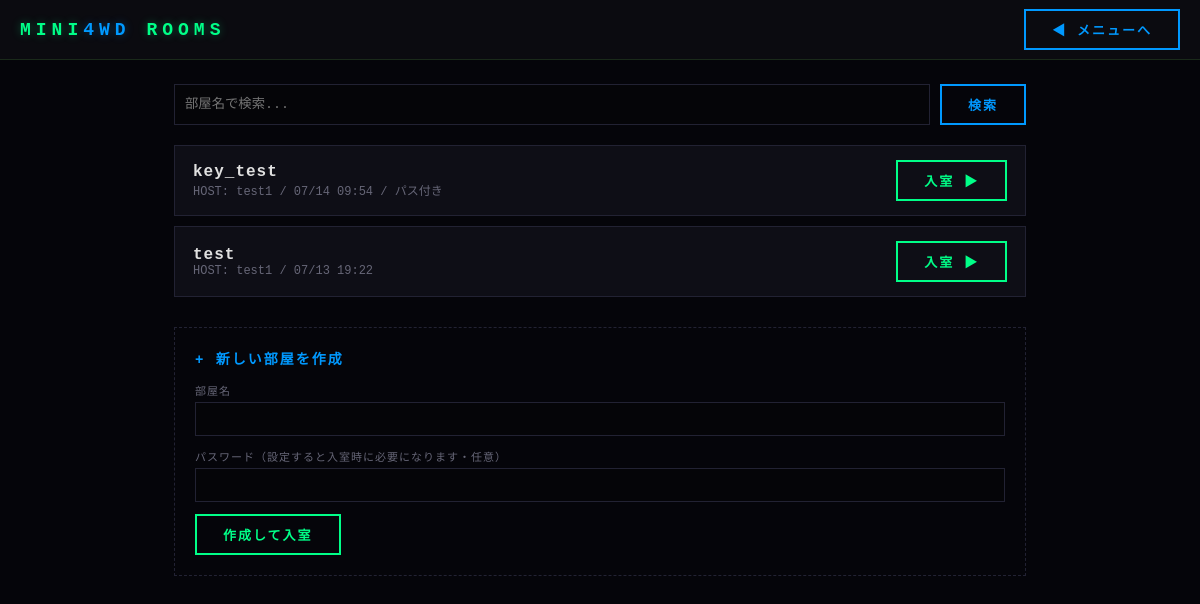
/rooms/ (signed in), run on an earlier commit of the app's database.
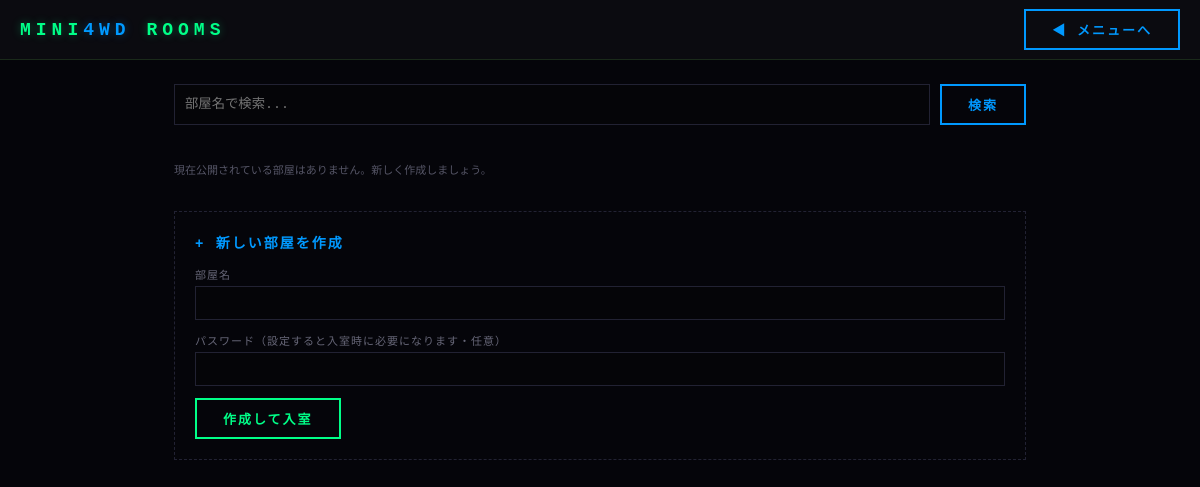
And on a later commit of the database.
### rooms/models/room_model.py (models this page shows, shortened)
class Room(models.Model):
    STATUS_WAITING = "WAITING"
    STATUS_RACING = "RACING"
    STATUS_CHOICES = [
        (STATUS_WAITING, "待機中"),
        (STATUS_RACING, "レース中"),
    ]
    room_id = models.CharField(max_length=36, primary_key=True, default=generate_room_id, editable=False)
    host_user = models.ForeignKey(
        settings.AUTH_USER_MODEL,
        on_delete=models.SET_NULL,
        null=True,
        related_name="hosted_rooms",
        verbose_name="ホストユーザー",
    )
    room_name = models.CharField(max_length=64)
    is_public = models.BooleanField(default=True)
    password = models.CharField(max_length=64, null=True, blank=True, help_text="パス付き部屋用（null許容）")
    status = models.CharField(max_length=10, choices=STATUS_CHOICES, default=STATUS_WAITING)
    created_at = models.DateTimeField(auto_now_add=True)
    bot_list = models.JSONField(default=list, blank=True, help_text='現在のBotリスト（例: ["Bot1","Bot2"]）')
    current_race_setup = models.JSONField(
        null=True, blank=True,
        help_text="race_consumer.send_race_setup()が生成した race_seed/car_configs/参加者対応表",
    )
    class Meta:
        db_table = "room"
        verbose_name = "部屋"
        verbose_name_plural = "部屋"
    @property
    def has_password(self):
        return bool(self.password)

### accounts/models/user_model.py (models this page shows, shortened)
class User(AbstractBaseUser, PermissionsMixin):
    user_id = models.BigAutoField(primary_key=True)
    name = models.CharField(
        max_length=32,
        unique=True,
        validators=[validate_halfwidth_name],
        help_text="半角英数字のみ、32字以下",
    )
    car = models.ForeignKey(
        "garage.Car",
        null=True,
        blank=True,
        on_delete=models.SET_NULL,
        related_name="equipped_by_users",
        verbose_name="現在装備中の車体",
    )
    achievement = models.ForeignKey(
        "accounts.Achievement",
        null=True,
        blank=True,
        on_delete=models.SET_NULL,
        related_name="featured_by_users",
        verbose_name="表示中の実績",
    )
    rate = models.IntegerField(default=1500, verbose_name="レート")
    en = models.BigIntegerField(default=0, verbose_name="ゲーム内通貨")
    tickets = models.IntegerField(default=0, verbose_name="購入チケット数")
    last_login_at = models.DateTimeField(
        null=True,
        blank=True,
        verbose_name="最終ログイン日時（ログインボーナス判定用）",
    )
    is_active = models.BooleanField(default=True)
    is_staff = models.BooleanField(default=False)
    date_joined = models.DateTimeField(auto_now_add=True)
    objects = UserManager()
    USERNAME_FIELD = "name"
    REQUIRED_FIELDS = []
    class Meta:
        db_table = "user"
        verbose_name = "ユーザー"
        verbose_name_plural = "ユーザー"

### rooms/views/rooms_view.py (the view)
# urls.py: path("", views.rooms_list_view, name="index"),
@login_required
def rooms_list_view(request):
    q = request.GET.get("q", "").strip()
    rooms = Room.objects.filter(status=Room.STATUS_WAITING).order_by("-created_at")
    if q:
        rooms = rooms.filter(room_name__icontains=q)
    form = RoomCreateForm()
    return render(request, "rooms/rooms.html", {"rooms": rooms[:100], "form": form, "query": q})

### rooms/forms.py
class RoomCreateForm(forms.Form):
    room_name = forms.CharField(max_length=64, label="部屋名")
    password = forms.CharField(
        max_length=64, required=False,
        label="パスワード（設定すると入室時にパスワードが必要になります）",
    )

### rooms/templates/rooms/rooms.html (shortened to what this page needs)
{% load static %}
{% load icons %}
<!DOCTYPE html>
<html lang="ja">
<head>
    <link rel="stylesheet" href="https://cdnjs.cloudflare.com/ajax/libs/font-awesome/6.5.1/css/all.min.css">
    <link rel="stylesheet" href="{% static 'accounts/style.css' %}">
</head>
<body>
    <div id="header">
        <div id="title">MINI<span>4WD</span> ROOMS</div>
        <a class="btn alt" href="{% url 'menu:index' %}">◀ メニューへ</a>
    </div>
    <div id="rooms-main">
        <form method="get" class="search-row">
            <input type="text" name="q" value="{{ query }}" placeholder="部屋名で検索...">
            <button type="submit" class="btn alt">検索</button>
        </form>
        <div class="room-list">
            {% for room in rooms %}
            <div class="room-row">
                <div>
                    <div class="rn">{{ room.room_name }}</div>
                    <div class="meta">HOST: {{ room.host_user.name }} / {{ room.created_at|date:"m/d H:i" }}{% if room.has_password %} / {% icon "lock" %}パス付き{% endif %}</div>
                </div>
                <a class="btn" href="{% url 'game:race' room.room_id %}">入室 ▶</a>
            </div>
            {% empty %}
            <p class="hint-text">現在公開されている部屋はありません。新しく作成しましょう。</p>
            {% endfor %}
        </div>
        <div class="create-card">
            <h3>+ 新しい部屋を作成</h3>
            <form method="post" action="{% url 'rooms:create' %}">
                <div class="field">
                    <label>部屋名</label>
                    {{ form.room_name }}
                </div>
                <div class="field">
                    <label>パスワード（設定すると入室時に必要になります・任意）</label>
                    {{ form.password }}
                </div>
                <button type="submit" class="btn">作成して入室</button>
            </form>
        </div>
    </div>
</body>
</html>

### accounts/static/accounts/style.css (style rules this page uses)
* { margin: 0; padding: 0; box-sizing: border-box; }
body { background: #05050a; color: #e0e0e0; font-family: 'Courier New', monospace; min-height: 100vh; display: flex; flex-direction: column; }
a { color: inherit; text-decoration: none; }
#header { display: flex; align-items: center; justify-content: space-between; padding: 9px 20px; border-bottom: 1px solid #1a2a1a; background: #0b0b10; flex-shrink: 0; }
#title { font-size: 18px; font-weight: bold; letter-spacing: 5px; color: #00ff88; text-shadow: 0 0 10px #00ff8855; }
#title span { color: #0099ff; text-shadow: 0 0 10px #0099ff55; }
.btn { padding: 9px 26px; font-family: 'Courier New', monospace; font-size: 13px; font-weight: bold; letter-spacing: 2px; border: 2px solid #00ff88; background: transparent; color: #00ff88; cursor: pointer; transition: all 0.18s; display: inline-block; }
.btn.alt { border-color: #0099ff; color: #0099ff; }
.field { margin-bottom: 16px; }
.field label { display: block; font-size: 11px; letter-spacing: 1px; color: #667; margin-bottom: 6px; }
.field input[type="text"], .field input[type="password"] { width: 100%; padding: 10px 12px; background: #050508; border: 1px solid #223; color: #e0e0e0; font-family: 'Courier New', monospace; font-size: 14px; }
.hint-text { color: #556; font-size: 11px; margin-top: 18px; line-height: 1.6; }
* { scrollbar-width: thin; scrollbar-color: #222222 #000000; }

### rooms/templates/rooms/rooms.html (style rules this page uses)
#rooms-main { flex: 1; padding: 24px; max-width: 900px; margin: 0 auto; width: 100%; }
.search-row { display: flex; gap: 10px; margin-bottom: 20px; }
.search-row input[type="text"] { flex: 1; padding: 10px; background: #050508; border: 1px solid #223; color: #e0e0e0; font-family: 'Courier New', monospace; }
.room-list { display: flex; flex-direction: column; gap: 10px; margin-bottom: 30px; }
.create-card { border: 1px dashed #223; padding: 20px; }
.create-card h3 { margin-bottom: 14px; color: #0099ff; font-size: 14px; letter-spacing: 2px; }
.create-card .field { margin-bottom: 12px; }
.create-card label { display: block; font-size: 11px; color: #667; margin-bottom: 4px; }
.create-card input[type="text"], .create-card input[type="password"] { width: 100%; padding: 8px; background: #050508; border: 1px solid #223; color: #e0e0e0; font-family: 'Courier New', monospace; }

What changed in the data, as far as the page shows it:
removed Room: room_name "key_test", host_user.name "test1", created_at "07/14 09:54", password "パス付き"
removed Room: room_name "test", host_user.name "test1", created_at "07/13 19:22"
Also different on the page:
text now shown: "現在公開されている部屋はありません。新しく作成しましょう。"
